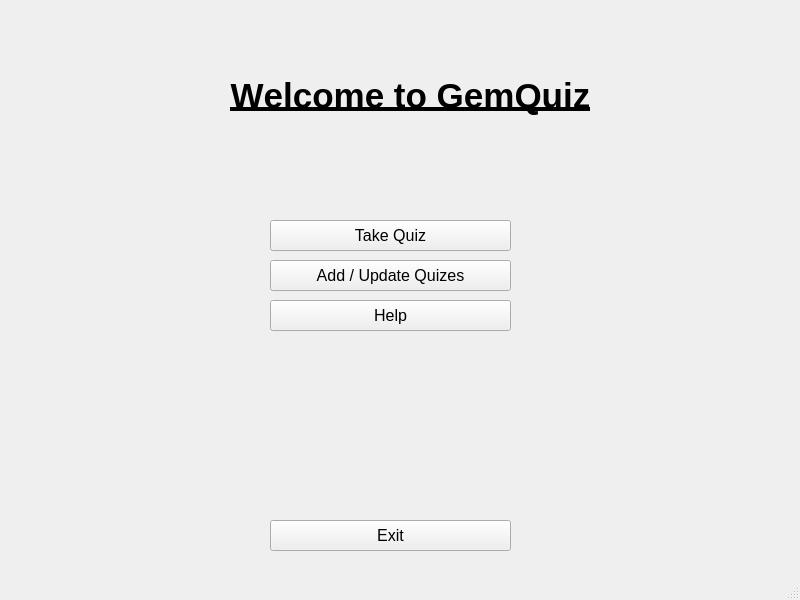
<?xml version="1.0" encoding="UTF-8"?>
<ui version="4.0">
 <class>MainWindow</class>
 <widget class="QMainWindow" name="MainWindow">
  <property name="geometry">
   <rect>
    <x>0</x>
    <y>0</y>
    <width>800</width>
    <height>600</height>
   </rect>
  </property>
  <property name="windowTitle">
   <string>MainWindow</string>
  </property>
  <widget class="QWidget" name="centralwidget">
   <widget class="QLabel" name="label">
    <property name="geometry">
     <rect>
      <x>230</x>
      <y>50</y>
      <width>361</width>
      <height>91</height>
     </rect>
    </property>
    <property name="font">
     <font>
      <pointsize>26</pointsize>
      <bold>true</bold>
      <underline>true</underline>
      <stylestrategy>PreferDefault</stylestrategy>
      <kerning>false</kerning>
     </font>
    </property>
    <property name="text">
     <string>Welcome to GemQuiz</string>
    </property>
    <property name="alignment">
     <set>Qt::AlignCenter</set>
    </property>
   </widget>
   <widget class="QPushButton" name="take_quiz_button">
    <property name="geometry">
     <rect>
      <x>270</x>
      <y>220</y>
      <width>241</width>
      <height>31</height>
     </rect>
    </property>
    <property name="font">
     <font>
      <pointsize>12</pointsize>
     </font>
    </property>
    <property name="text">
     <string>Take Quiz</string>
    </property>
    <property name="icon">
     <iconset theme="document-new"/>
    </property>
    <property name="autoRepeat">
     <bool>false</bool>
    </property>
    <property name="autoDefault">
     <bool>true</bool>
    </property>
    <property name="default">
     <bool>false</bool>
    </property>
    <property name="flat">
     <bool>false</bool>
    </property>
   </widget>
   <widget class="QPushButton" name="add_update_quizes_button">
    <property name="geometry">
     <rect>
      <x>270</x>
      <y>260</y>
      <width>241</width>
      <height>31</height>
     </rect>
    </property>
    <property name="font">
     <font>
      <pointsize>12</pointsize>
     </font>
    </property>
    <property name="text">
     <string>Add / Update Quizes</string>
    </property>
    <property name="icon">
     <iconset theme="document-open"/>
    </property>
    <property name="autoRepeat">
     <bool>false</bool>
    </property>
    <property name="autoDefault">
     <bool>true</bool>
    </property>
    <property name="default">
     <bool>false</bool>
    </property>
    <property name="flat">
     <bool>false</bool>
    </property>
   </widget>
   <widget class="QPushButton" name="help_button">
    <property name="geometry">
     <rect>
      <x>270</x>
      <y>300</y>
      <width>241</width>
      <height>31</height>
     </rect>
    </property>
    <property name="font">
     <font>
      <pointsize>12</pointsize>
     </font>
    </property>
    <property name="text">
     <string>Help</string>
    </property>
    <property name="icon">
     <iconset theme="system-help"/>
    </property>
    <property name="autoRepeat">
     <bool>false</bool>
    </property>
    <property name="autoDefault">
     <bool>true</bool>
    </property>
    <property name="default">
     <bool>false</bool>
    </property>
    <property name="flat">
     <bool>false</bool>
    </property>
   </widget>
   <widget class="QPushButton" name="exit_button">
    <property name="geometry">
     <rect>
      <x>270</x>
      <y>520</y>
      <width>241</width>
      <height>31</height>
     </rect>
    </property>
    <property name="font">
     <font>
      <pointsize>12</pointsize>
     </font>
    </property>
    <property name="text">
     <string>Exit</string>
    </property>
    <property name="icon">
     <iconset theme="system-log-out"/>
    </property>
    <property name="autoRepeat">
     <bool>false</bool>
    </property>
    <property name="autoDefault">
     <bool>true</bool>
    </property>
    <property name="default">
     <bool>false</bool>
    </property>
    <property name="flat">
     <bool>false</bool>
    </property>
   </widget>
  </widget>
  <widget class="QStatusBar" name="statusbar"/>
 </widget>
 <resources/>
 <connections>
  <connection>
   <sender>exit_button</sender>
   <signal>clicked()</signal>
   <receiver>MainWindow</receiver>
   <slot>close()</slot>
   <hints>
    <hint type="sourcelabel">
     <x>438</x>
     <y>532</y>
    </hint>
    <hint type="destinationlabel">
     <x>437</x>
     <y>569</y>
    </hint>
   </hints>
  </connection>
 </connections>
</ui>
